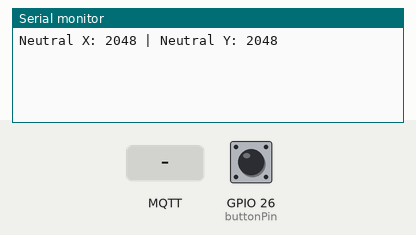
Recording of a program running on a simulated ESP32. On the bench: the last lines printed to the serial monitor. The test bench sets the inputs (shaded band); at power-on: GPIO 26 (buttonPin) HIGH. WiFi joins after 1.5 s; servers stay silent unless stated; random numbers use the default seed unless the program sets one; no MQTT or app messages arrive unless stated.

Above: at 2.7 s.
2.8 s: GPIO 26 (buttonPin) pulled LOW for 0.15 s
At 3.2 s:
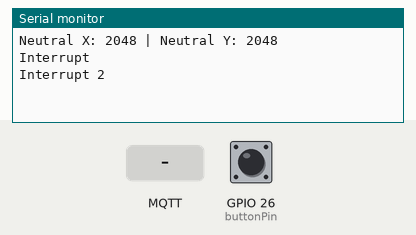
4.4 s: MQTT message "1" arrives on the first subscribed topic
At 5.6 s:
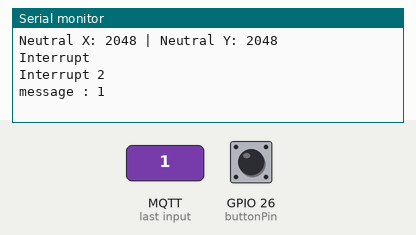
5.9 s: MQTT message "on" arrives on the first subscribed topic
At 6.8 s:
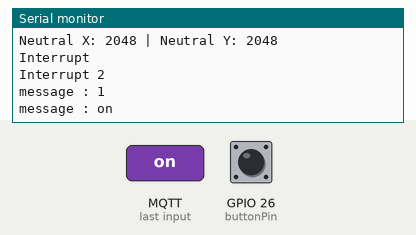
7.4 s: MQTT message "off" arrives on the first subscribed topic
At 7.9 s:
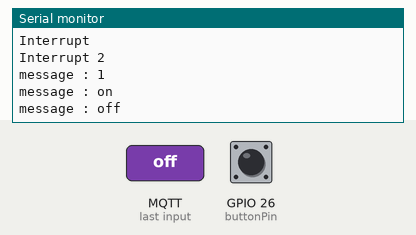

The program:

main.cpp
```cpp
#include <Arduino.h>
#include "NetworkManager.h"
#include "JoystickManager.h"

JoystickManager joystickManager;
NetworkManager networkManager;
boolean shouldRespond;
void IRAM_ATTR pressedInterrupt() {
  joystickManager.currentActionTime = millis();

  Serial.println("Interrupt");

  if (joystickManager.currentActionTime -joystickManager.lastActionTime > joystickManager.debounceTime) {
    joystickManager.buttonPressed = true;
  }

  Serial.println("Interrupt 2");
}

void setup() {
  Serial.begin(115200);
  networkManager.initialize();
  joystickManager.initialize();
  attachInterrupt(digitalPinToInterrupt(joystickManager.buttonPin), pressedInterrupt, FALLING);

}

void loop() {
  JoystickState state = NONE;
  networkManager.reconnectIfNeeded();
  if (networkManager.shouldRespond) {
    Serial.println("shouldRespond");
    state = joystickManager.getStateUpdated();
  }

  if (state != NONE) {
    Serial.print("state :");
    Serial.println(state);
    networkManager.sendMqttMessage(::RESPONSE, state);
    state = NONE;
    networkManager.shouldRespond = false;
  }
}
```

JoystickManager.cpp
```cpp
#include "JoystickManager.h"
#include <Arduino.h>

// Ensure buttonPressed is volatile for use in ISR
volatile bool buttonPressed = false;

// Initialization function
void JoystickManager::initialize() {
    pinMode(xPin, INPUT);
    pinMode(yPin, INPUT);
    pinMode(buttonPin, INPUT_PULLUP);

    // Calibration for neutral position
    centerX = analogRead(xPin);
    centerY = analogRead(yPin);

    // Set a fixed threshold for joystick movement
    thresholdX = 100; // Example value
    thresholdY = 100;

    // Debugging output
    Serial.print("Neutral X: ");
    Serial.print(centerX);
    Serial.print(" | Neutral Y: ");
    Serial.println(centerY);
}


// Function to get updated joystick state
JoystickState JoystickManager::getStateUpdated() {
    // Read joystick and button values
    int xValue = analogRead(xPin);
    int yValue = analogRead(yPin);

    if (buttonPressed) {
        buttonPressed = false;
        Serial.println("Button Pressed!");
        return BUTTON_PRESSED;
    }

    if (xValue > centerX + thresholdX) {
        Serial.println("Right!");
        return RIGHT;
    } else if (xValue < centerX - thresholdX) {
        Serial.println("Left!");
        return LEFT;
    } else if (yValue > centerY + thresholdY) {
        Serial.println("Top!");
        return TOP;
    } else if (yValue < centerY - thresholdY) {
        Serial.println("Bottom!");
        return BOTTOM;
    }

    return NONE;
}
```

JoystickManager.h
```cpp
//
// Created by Gaetan Salvi on 19/11/2024.
//

#ifndef JOYSTICKMANAGER_H
#define JOYSTICKMANAGER_H

#include <Arduino.h>

enum JoystickState {
    NONE = 9,
    LEFT = 5,
    RIGHT = 4,
    TOP = 6,
    BOTTOM = 7,
    BUTTON_PRESSED = 0
  };

class JoystickManager {
    const int xPin = 34;
    const int yPin = 35;

    int centerX = 0;
    int centerY = 0;
    int thresholdX = 0;
    int thresholdY = 0;

public:

    static const int buttonPin = 26;

    int digitalVal;
    unsigned long lastActionTime = 0;
    unsigned long currentActionTime = 0;
    const unsigned long debounceTime = 200;
    volatile bool buttonPressed = false;
    /**
    * Initialize and sync joysticks
    */
    void initialize();
    /**
    * get current joystick direction
    * @return some of RIGHT, LEFT, TOP, BOTTOM or NONE values
    */
    JoystickState getStateUpdated();

    // void IRAM_ATTR pressedInterrupt();
};


#endif //JOYSTICKMANAGER_H
```

NetworkManager.cpp
```cpp
//
// Created by Gaetan Salvi on 19/11/2024.
//

#include "NetworkManager.h"

boolean NetworkManager::shouldRespond = false;

void NetworkManager::initialize() {
    setup_wifi();
    clientMqtt.setServer(mqtt_server, 1883);
    clientMqtt.setCallback(callback);
}

void NetworkManager::loopClientMqtt() {
    clientMqtt.loop();
}

void NetworkManager::setup_wifi() {
    wm.autoConnect(name, "securiteMax");
}

void NetworkManager::callback(char* topic, byte* payload, unsigned int length) {

    String message = "";
    for (int i = 0; i < length; i++) {
        message += (char)payload[i];
    }

    Serial.print("message : ");
    Serial.println(message);
    if (message.indexOf("\"type\":1") != -1) {
        Serial.println("OK shouldRespond");
        shouldRespond = true;
    }
}

void NetworkManager::reconnectIfNeeded() {
    clientMqtt.loop();

    if (WiFi.status() == WL_CONNECTED && !clientMqtt.connected()) {
        // Tentative de reconnexion
        while (!clientMqtt.connected()) {
            String clientId = "mqttx_";
            clientId += String(random(0xffff), HEX);
            if (clientMqtt.connect(clientId.c_str())) {
                // Publication d'un message pour notifier la connexion
                clientMqtt.publish(name, "Client connecté");
                // S'abonner au topic
                clientMqtt.subscribe(name);
            } else {
                delay(5000);
            }
        }
    }
}

void NetworkManager::sendMqttMessage(int type, int actionId) {
    char message[MQTT_MSG_BUFFER_SIZE];
    snprintf(
        message,
        MQTT_MSG_BUFFER_SIZE,
        "{\"type\": %d, \"action\": { \"id\": %d }}",
        type,
        actionId
    );
    clientMqtt.publish(name, message);
}

void NetworkManager::resetSettings() {
  wm.resetSettings();
}
```

NetworkManager.h
```cpp
//
// Created by Gaetan Salvi on 19/11/2024.
//
#include <WiFiManager.h>
#include <PubSubClient.h>

#ifndef NETWORKMANAGER_H
#define NETWORKMANAGER_H

#define MQTT_MSG_BUFFER_SIZE (50)


enum MessageType {
  ERROR,
  ACTION,
  RESPONSE
};

class NetworkManager {
  const char* mqtt_server = "broker.emqx.io";
  const char* name = "BopIoT-953";
  WiFiClient espClient;
  WiFiManager wm;
  PubSubClient clientMqtt;

  void setup_wifi();
  static void callback(char* topic, byte* payload, unsigned int length);


public:
  static boolean shouldRespond;
  NetworkManager(): clientMqtt(espClient) {};
  void initialize();
  void reconnectIfNeeded();
  void loopClientMqtt();
  void sendMqttMessage(int type, int actionId);
  void resetSettings();
};


#endif //NETWORKMANAGER_H
```

Measured:
- after the input at 2.8 s, the serial monitor: prints a new line at once (image 1)
- after the input at 4.4 s, the serial monitor: prints a new line at once (image 2)
- after the input at 5.9 s, the serial monitor: prints a new line at once (image 3)
- after the input at 7.4 s, the serial monitor: prints a new line at once (image 4)
